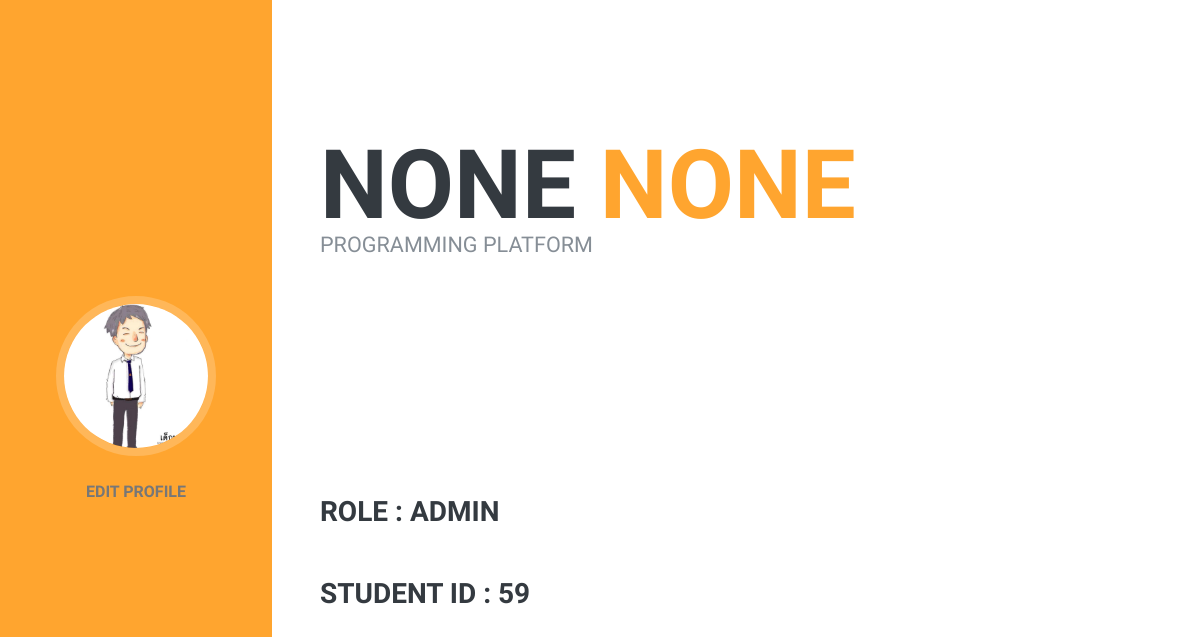
The app's page /load_profile_out (signed in) with its own data.
### gpps_db.py (models this page shows, shortened)
class Student_information(Base):
    __tablename__ = "student_information"
    id = Column(Integer, primary_key=True)
    name = Column(String)
    lastname = Column(String)
    student_id = Column(String)
    role = Column(String)

### appweb.py (the view)
@app.route('/load_profile_out')
def load_profileOut():
    profile = get_information_user(session.get('id'))
    return render_template('Profile_out.html',profile = profile)

### db_function.py (called while the page is built)
def get_information_user(id_member):
    Session = sessionmaker(bind=engine)
    s = Session()
    query = s.query(Student_information).filter(Student_information.id.in_([id_member]))
    result = query.first()
    return result

### templates/Profile_out.html (shortened to what this page needs)
<!DOCTYPE html>
<html lang="en">
  <head>
    <link href="/static/profile/vendor/bootstrap/css/bootstrap.min.css" rel="stylesheet">
    <link href="/static/profile/vendor/font-awesome/css/font-awesome.min.css" rel="stylesheet">
    <link href="/static/profile/vendor/devicons/css/devicons.min.css" rel="stylesheet">
    <link href="/static/profile/vendor/simple-line-icons/css/simple-line-icons.css" rel="stylesheet">
    <link href="/static/profile/css/resume.min.css" rel="stylesheet">
  </head>
  <body id="page-top">
    <nav class="navbar navbar-expand-lg navbar-dark bg-primary fixed-top" id="sideNav">
      <a class="navbar-brand js-scroll-trigger" href="#page-top">
        <span class="d-none d-lg-block">
          <img class="img img-fluid img-profile rounded-circle mx-auto mb-2" src="/static/profile/img/university_uniform_B.jpg" alt="">
        </span>
      </a>
      <div class="collapse navbar-collapse" id="navbarSupportedContent">
        <ul class="navbar-nav">
          <li class="nav-item">
            <a class="nav-link js-scroll-trigger" href="/load_edit_profile_out">Edit Profile</a>
          </li>
        </ul>
      </div>
    </nav>
    <div class="container-fluid p-0">
      <section class="resume-section p-3 p-lg-5 d-flex flex-column" id="experience">
	  <div class="my-auto">
          <h1 class="mb-0">{{profile.name}}
            <span class="text-primary">{{profile.lastname}}</span>
          </h1>
		  <div class="subheading mb-5">Programming Platform
          </div>
        </div>
        <div class="my-auto">
		  <div class="resume-item d-flex flex-column flex-md-row mb-5">
            <div class="resume-content mr-auto">
              <h3 class="mb-0">Role : {{profile.role}}</h3>
            </div>
          </div>
		  <div class="resume-item d-flex flex-column flex-md-row mb-5">
            <div class="resume-content mr-auto">
              <h3 class="mb-0">Student ID : {{profile.student_id}}</h3>
            </div>
          </div>
        </div>
      </section>
    </div>
  </body>
</html>

### records on screen
Student_information: name "NONE", lastname "NONE", role "ADMIN", student_id "59"
